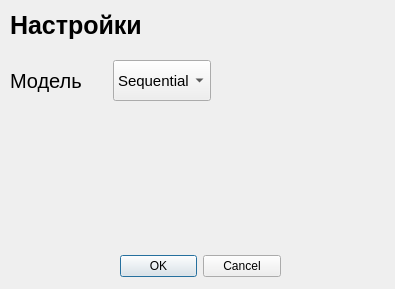
<?xml version="1.0" encoding="UTF-8"?>
<ui version="4.0">
 <class>Settings</class>
 <widget class="QDialog" name="Settings">
  <property name="geometry">
   <rect>
    <x>0</x>
    <y>0</y>
    <width>395</width>
    <height>289</height>
   </rect>
  </property>
  <property name="windowTitle">
   <string>Dialog</string>
  </property>
  <widget class="QDialogButtonBox" name="buttonBox">
   <property name="geometry">
    <rect>
     <x>120</x>
     <y>250</y>
     <width>161</width>
     <height>32</height>
    </rect>
   </property>
   <property name="orientation">
    <enum>Qt::Orientation::Horizontal</enum>
   </property>
   <property name="standardButtons">
    <set>QDialogButtonBox::StandardButton::Cancel|QDialogButtonBox::StandardButton::Ok</set>
   </property>
  </widget>
  <widget class="QLabel" name="Settings_lbl">
   <property name="geometry">
    <rect>
     <x>10</x>
     <y>10</y>
     <width>131</width>
     <height>31</height>
    </rect>
   </property>
   <property name="styleSheet">
    <string notr="true">font-size: 25px;
font-weight: 500;</string>
   </property>
   <property name="text">
    <string>Настройки</string>
   </property>
  </widget>
  <widget class="QWidget" name="layoutWidget">
   <property name="geometry">
    <rect>
     <x>10</x>
     <y>60</y>
     <width>201</width>
     <height>41</height>
    </rect>
   </property>
   <layout class="QHBoxLayout" name="horizontalLayout_2">
    <item>
     <widget class="QLabel" name="model_lbl">
      <property name="styleSheet">
       <string notr="true">font-size: 20px;</string>
      </property>
      <property name="text">
       <string>Модель</string>
      </property>
     </widget>
    </item>
    <item>
     <widget class="QComboBox" name="model_cbx">
      <property name="sizePolicy">
       <sizepolicy hsizetype="Preferred" vsizetype="Preferred">
        <horstretch>0</horstretch>
        <verstretch>0</verstretch>
       </sizepolicy>
      </property>
      <property name="styleSheet">
       <string notr="true">font-size: 15px;</string>
      </property>
      <item>
       <property name="text">
        <string>Sequential</string>
       </property>
      </item>
      <item>
       <property name="text">
        <string>XGB</string>
       </property>
      </item>
     </widget>
    </item>
   </layout>
  </widget>
 </widget>
 <resources/>
 <connections>
  <connection>
   <sender>buttonBox</sender>
   <signal>accepted()</signal>
   <receiver>Settings</receiver>
   <slot>accept()</slot>
   <hints>
    <hint type="sourcelabel">
     <x>248</x>
     <y>254</y>
    </hint>
    <hint type="destinationlabel">
     <x>157</x>
     <y>274</y>
    </hint>
   </hints>
  </connection>
  <connection>
   <sender>buttonBox</sender>
   <signal>rejected()</signal>
   <receiver>Settings</receiver>
   <slot>reject()</slot>
   <hints>
    <hint type="sourcelabel">
     <x>316</x>
     <y>260</y>
    </hint>
    <hint type="destinationlabel">
     <x>286</x>
     <y>274</y>
    </hint>
   </hints>
  </connection>
 </connections>
</ui>
